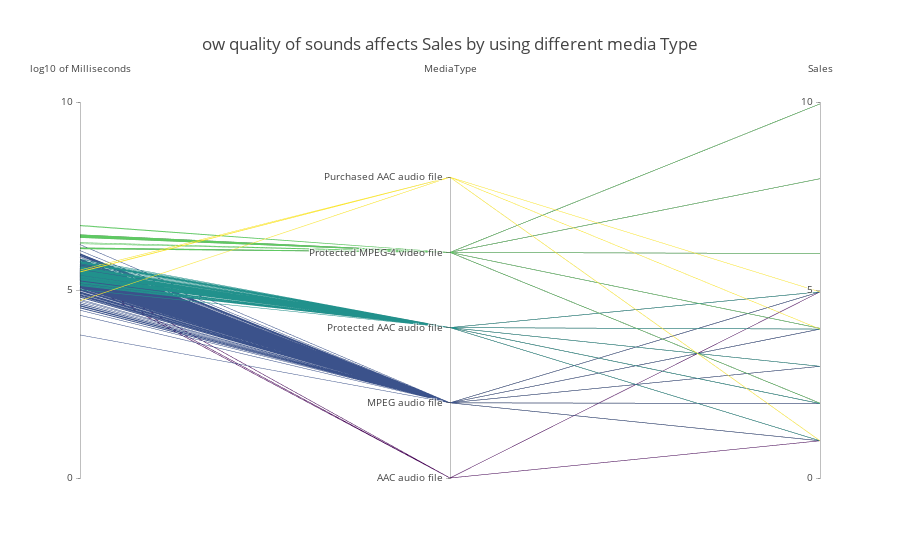

The code cell stored with this chart in its notebook:
### Code cell
import plotly
import plotly.graph_objs as go
#plotly.offline.init_notebook_mode(connected=True)
plotly.offline.iplot({
    "data":data,
    "layout": go.Layout(title='ow quality of sounds affects Sales by using different media Type')
})

### Figure 1 — Plotly figure (JSON) as saved in the notebook; plotly's stock layout.template omitted (floating-point values rounded to 4 significant figures; data arrays with more than 128 entries replaced by an {"elided": "..."} marker saying what was removed)
{"data": [{"dimensions": [{"label": "log10 of Milliseconds", "range": [0, 10], "tickvals": [0, 5, 10], "values": {"elided": "2143 float values"}}, {"label": "MediaType", "range": [0, 5], "ticktext": ["AAC audio file", "MPEG audio file", "Protected AAC audio file", "Protected MPEG-4 video file", "Purchased AAC audio file"], "tickvals": [0, 1, 2, 3, 4], "values": {"elided": "2143 int values"}}, {"label": "Sales", "range": [0, 10], "tickvals": [0, 5, 10], "values": {"elided": "2143 float values"}}], "line": {"color": {"elided": "2143 int values"}, "colorscale": [[1, "#FFA07A"], [1, "#F08080"], [1, "#FF7F50"], [1, "#F3F10F"], [1, "#FF4500"]]}, "type": "parcoords", "uid": "a8ae3bd6-9108-4db6-990c-f98ee36692c7"}], "layout": {"title": {"text": "ow quality of sounds affects Sales by using different media Type"}}}
